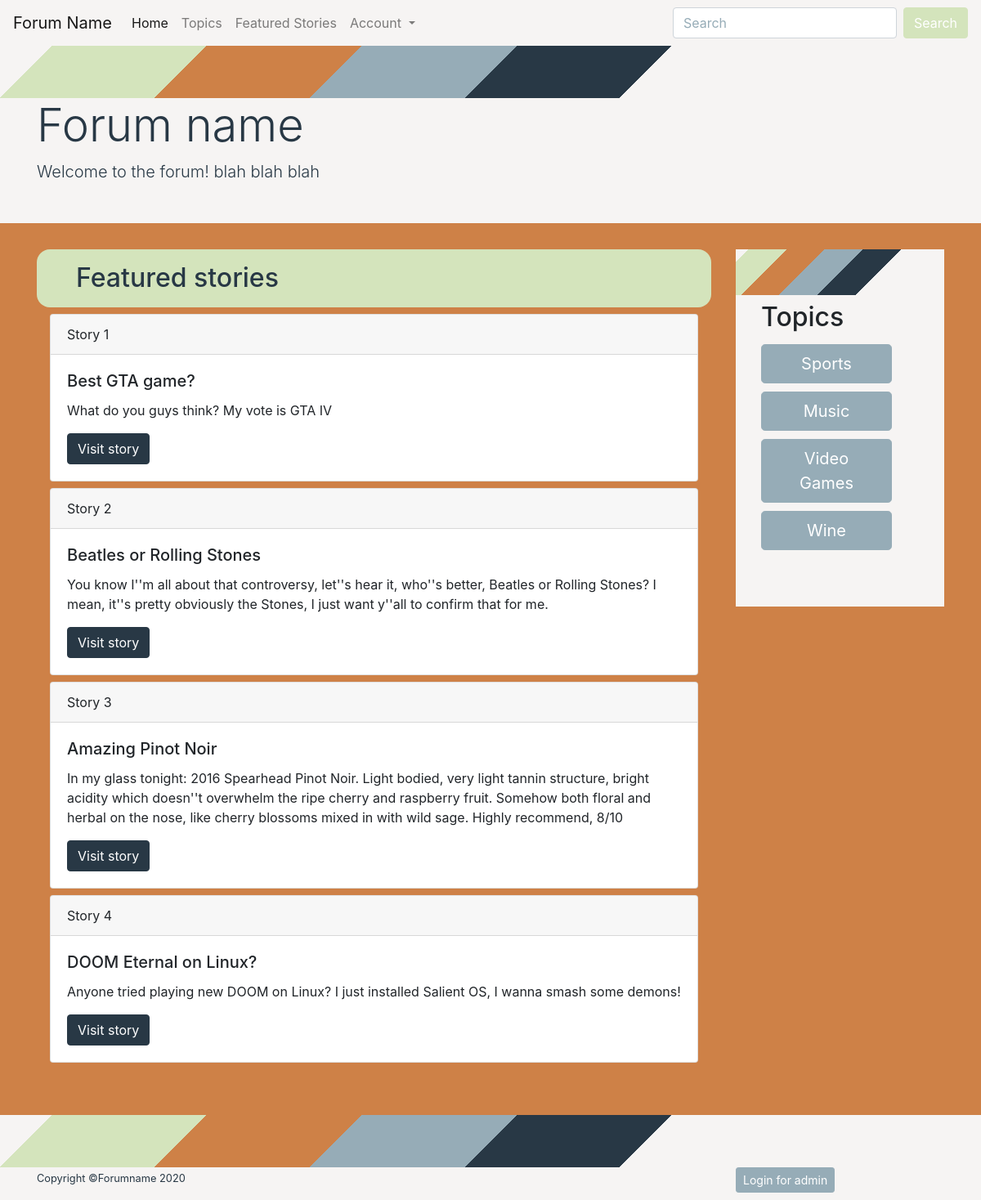
Before: / with the older database file.
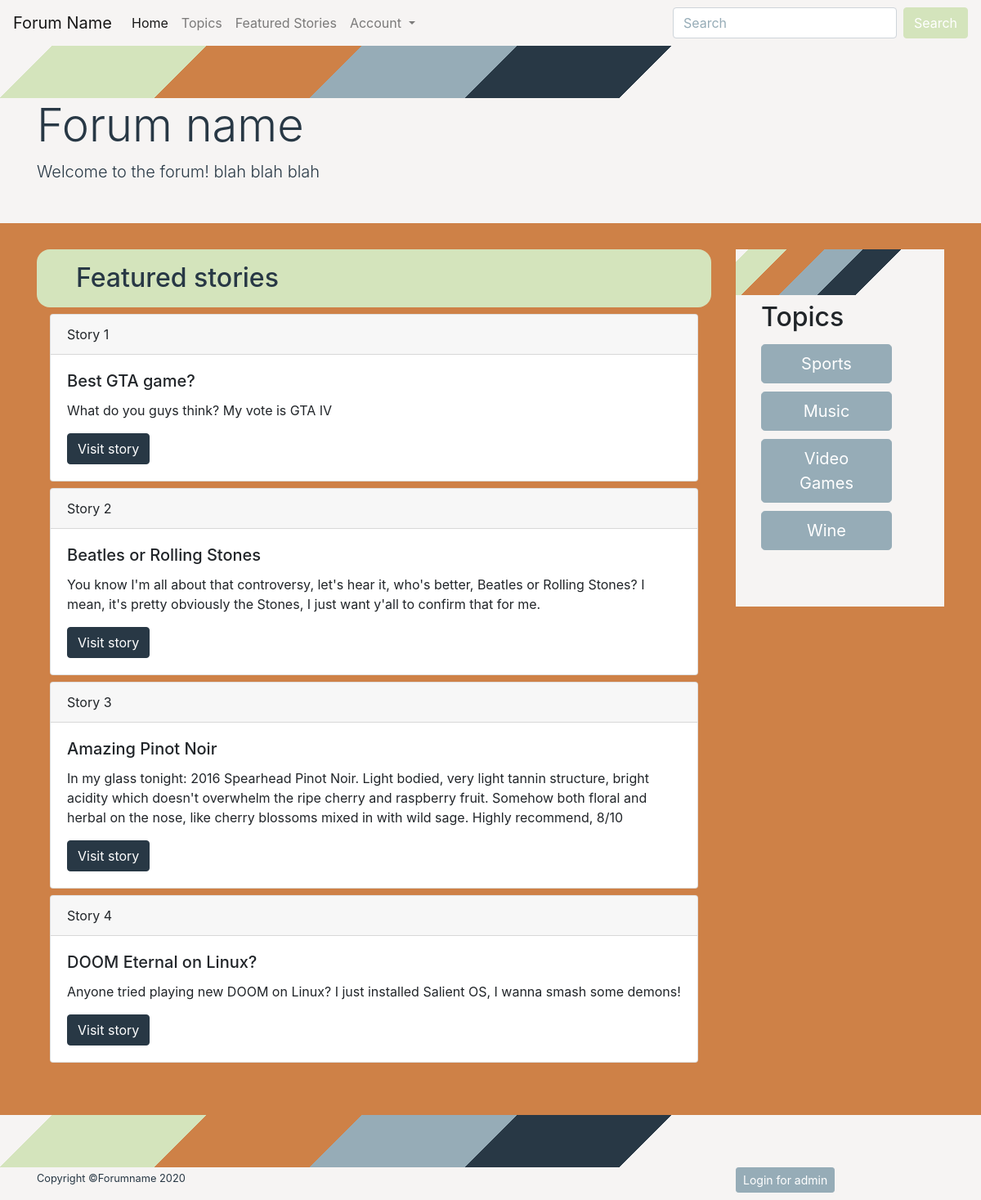
After: the same page with the newer database file.
### tables this page shows
CREATE TABLE story (
  storyID INT PRIMARY KEY AUTO_INCREMENT,
  storyName VARCHAR(255),
  storyContent TEXT,
  topicID INT,
  userID INT,

  FOREIGN KEY (topicID) REFERENCES topic(topicID)
    ON DELETE CASCADE,
  FOREIGN KEY (userID) REFERENCES profile(userID)
    ON DELETE CASCADE
);

CREATE TABLE topic (
  topicID INT PRIMARY KEY AUTO_INCREMENT,
  topicName VARCHAR(255),
  topicPicture VARCHAR(255),
  topicDesc TEXT,
  isApproved BIT,
  userID INT,

  FOREIGN KEY (userID) REFERENCES profile(userID)
    ON DELETE CASCADE
);

### index.php (the view, shortened to what this page needs)
<!doctype html>
<html lang="en">
  <head>
    <link rel="stylesheet" href="css/bootstrap.min.css">
    <link rel="stylesheet" href="css/main.css" />
  </head>
  <body>
    <?php
      include 'include/navbar.php';
    ?>
<div class="jumbotron jumbotron-fluid">
  <div class="container">
    <h1 class="display-4">Forum name</h1>
    <p class="lead">Welcome to the forum! blah blah blah</p>
  </div>
</div>
<div class="container">
  <div class="row">
    <div class="col-sm-9">
      <h2 class="featured">Featured stories</h2>
      <?php
        try {
          $pdo = openConnection();
          $sql = "SELECT COUNT(*) FROM story";
          $result = $pdo->query($sql);
          $storyCount = 0;
          while($row = $result->fetch()) {
            $storyCount = $row['COUNT(*)'];
          }
          $pdo = openConnection();
          $counter = 1;
          $SQL = "SELECT * FROM story WHERE storyID = ?";
          $stmt = $pdo->prepare($SQL);
          $publishedStories = array();
          $nextStory = -1;
          for($i=0;$i<5;++$i) {
            while(in_array($nextStory, $publishedStories))
              $nextStory = rand(1,$storyCount);
            array_push($publishedStories,$nextStory);
            $stmt->execute([$nextStory]);
            while($row = $stmt->fetch()) {
              echo "
              <div class=\"card\">
                <div class=\"card-header\">
                  Story ".$counter++."
                </div>
                <div class=\"card-body\">
                  <h5 class=\"card-title\">".$row['storyName']."</h5>
                  <p class=\"card-text\">
                    ".$row['storyContent']."
                  </p>
                  <a href=\"story.php?id=".$row['storyID']."\" class=\"btn btn-primary\">Visit story</a>
                </div>
              </div>
              ";
            }
          }
        } catch(PDOException $e){
          die($e->getMessage());
        }
      ?>
    </div>
    <div class="col-sm-3">
      <div class="sticky-top sidebar-right">
        <div class="col-sm-3">
          <h2>Topics</h2>
          <?php include 'include/topicSidebar.php'; ?>
        </div>
      </div>
    </div>
  </div>
</div>
<?php
  include 'include/footer.php';
?>
  </body>
</html>

### include/navbar.php (shortened to what this page needs)
<nav class="navbar navbar-expand-lg navbar-light bg-light fixed-top">
  <a class="navbar-brand" href="index.php">Forum Name</a>
  <div class="collapse navbar-collapse" id="navbarNavDropdown">
    <ul class="navbar-nav mr-auto">
      <li class="nav-item active">
        <a class="nav-link" href="index.php">Home <span class="sr-only">(current)</span></a>
      </li>
      <li class="nav-item">
        <a class="nav-link" href="topics.php">Topics</a>
      </li>
      <li class="nav-item">
        <a class="nav-link" href="features.php">Featured Stories</a>
      </li>
      <li class="nav-item dropdown">
        <a class="nav-link dropdown-toggle" href="#" id="navbarDropdownMenuLink"
        role="button" data-toggle="dropdown" aria-haspopup="true" aria-expanded="false">
          Account
        </a>
      </li>
    </ul>
    <form class="form-inline my-2 my-lg-0" method="get" action="storySearch.php">
      <input class="form-control mr-sm-2" type="search" placeholder="Search"
        aria-label="Search" name="storySearch">
      <button class="btn btn-success my-2 my-sm-0" type="submit">Search</button>
    </form>
  </div>
</nav>

### include/topicSidebar.php
<?php
try{
  $pdo = openConnection();
} catch(PDOException $e) {
  die($e->getMessage());
}
$SQL = "SELECT * FROM topic";
$result = $pdo->query($SQL);
while($row = $result->fetch()) {
  echo "
    <a class=\"btn btn-secondary btn-lg\" href=\"topic.php?id=".$row['topicID']."\" role=\"button\">".$row['topicName']."</a>
  ";
}
 ?>

### include/footer.php
<div class="jumbotron jumbotron-fluid footer-jumbo">
  <div class="container">
    <div class="row">
      <div class="col-sm-6">
          <p><small>Copyright &copy;Forumname 2020</small></p>
      </div>
      <div class="col-sm-3">
      </div>
      <div class="col-sm-3">
        <a class="btn btn-secondary btn-sm" href="admin.php" role="button">Login for admin</a>
      </div>
    </div>
  </div>
</div>

### css/main.css (style rules this page uses)
body { background-color: #CE8147; width:100%; }
.card { margin: 0.5em 1em 0.5em 1em; }
.jumbotron-fluid { background: linear-gradient(-45deg, #F6F4F3 0 35%, #283845 0 50%, #96ACB7 0 65%, #CE8147 0 80%, #D4E4BC 0 95%, #F6F4F3 0); background-size: 100% 4em; background-repeat: no-repeat; background-color:#F6F4F3; color:#283845; padding-top:4em; margin-top:3.5em; padding-bottom: 2em; width:100%; }
.sticky-top { padding: 4em 1em 4em 1em; background: linear-gradient(-45deg, #F6F4F3 0 35%, #283845 0 50%, #96ACB7 0 65%, #CE8147 0 80%, #D4E4BC 0 95%, #F6F4F3 0); background-size: 100% 3.5em; background-repeat: no-repeat; background-color:#F6F4F3; }
.sticky-top .btn { width:8em; margin:0.25em 0 0.25em 0; }
.footer-jumbo { margin-bottom: 0; padding-bottom: 0em; }
.featured { padding-left: 1.5em; padding-top: 0.5em; padding-bottom: 0.5em; margin-right: 1.5em; width:100%; background-color: #D4E4BC; color: #283845; border-radius:0.5em; }

Changed rows visible on the page:
changed story "Beatles or Rolling Stones": storyContent "You know I''m all about that controversy, let''s hear it, who''s better, Beatles or Rolling Stones? I mean, it''s pretty obviously the Stones, I just want y''all to confirm that for…" → "You know I'm all about that controversy, let's hear it, who's better, Beatles or Rolling Stones? I mean, it's pretty obviously the Stones, I just want y'all to confirm that for…"
changed story "Amazing Pinot Noir": storyContent "…structure, bright acidity which doesn''t overwhelm the ripe cherry…" → "…structure, bright acidity which doesn't overwhelm the ripe cherry…"
